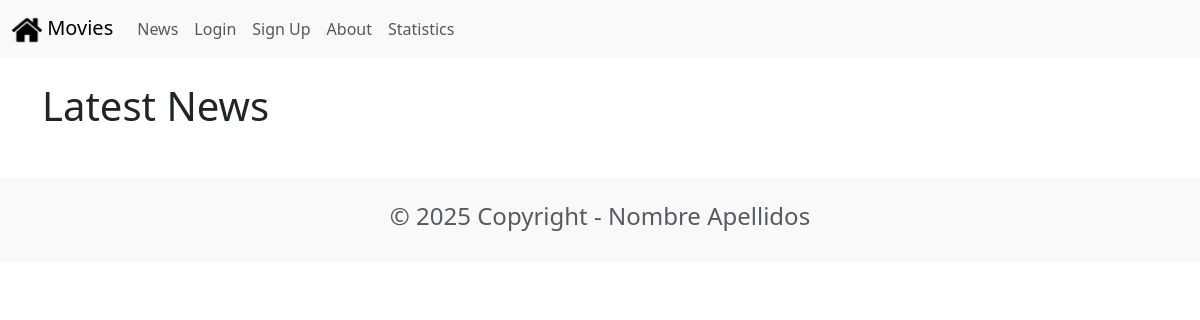
The page /news/ on the database as committed earlier.
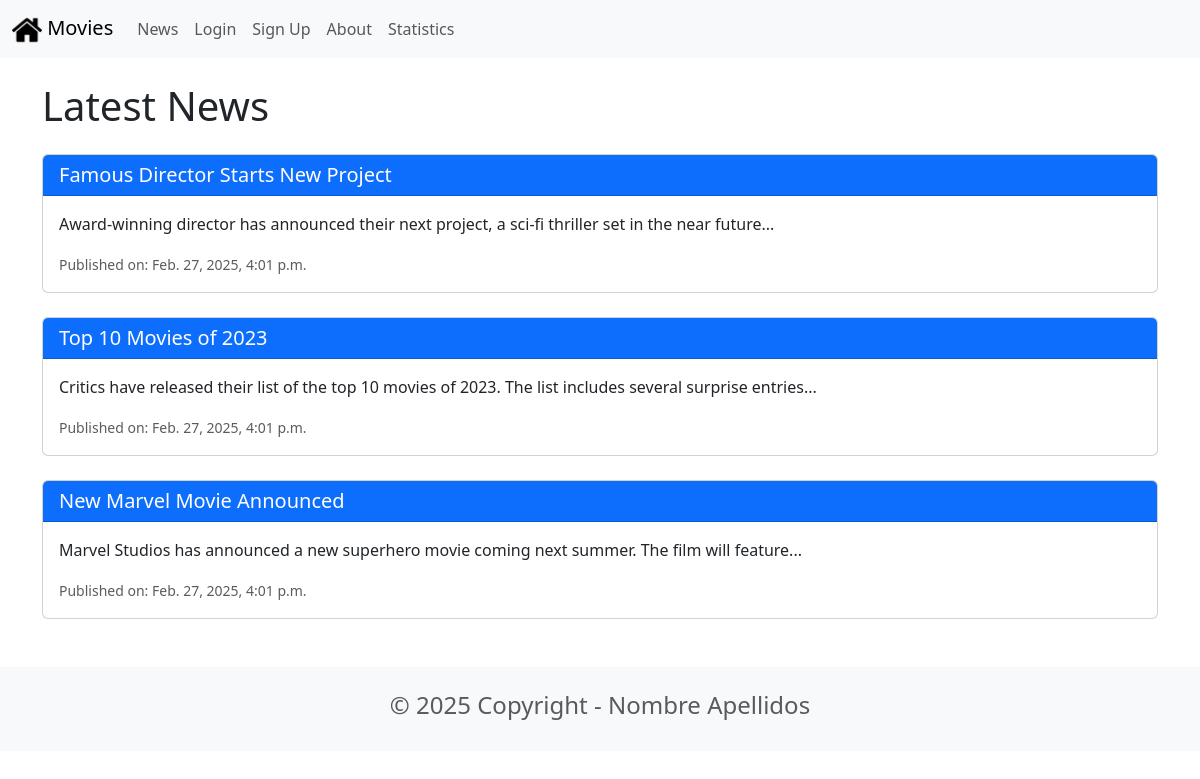
The same page on the database as committed later.
### news/models.py (models this page shows, shortened)
class News(models.Model):
    headline = models.CharField(max_length=200)
    body = models.TextField()
    date = models.DateTimeField()

### news/views.py (the view)
# urls.py: path('news/', include('news.urls')),
def news(request):
    all_news = News.objects.all().order_by('-date')
    return render(request, 'news.html', {'news_list': all_news})

### news/templates/news.html
{% extends 'base.html' %}
{% block content %}
<h1 class="mb-4">Latest News</h1>
<div class="row">
  {% for n in news_list %}
    <div class="col-12 mb-4">
      <div class="card">
        <div class="card-header bg-primary text-white">
          <h5 class="card-title mb-0">{{ n.headline }}</h5>
        </div>
        <div class="card-body">
          <p class="card-text">{{ n.body }}</p>
          <p class="card-text"><small class="text-muted">Published on: {{ n.date }}</small></p>
        </div>
      </div>
    </div>
  {% endfor %}
</div>
{% endblock content %}

### moviereviews/templates/base.html (shortened to what this page needs)
<!DOCTYPE html>
<html lang="en">
<head>
  <link href="https://cdn.jsdelivr.net/npm/bootstrap@5.3.0/dist/css/bootstrap.min.css"
        rel="stylesheet"
>
  {% load static %}
</head>
<body>
<nav class="navbar navbar-expand-lg bg-body-tertiary">
  <div class="container-fluid">
    <a class="navbar-brand" href="{% url 'home' %}">
      <img src="{% static 'images/home.png' %}" alt="Home" width="30">
      Movies
    </a>
    <div class="collapse navbar-collapse" id="navbarSupportedContent">
      <ul class="navbar-nav me-auto mb-2 mb-lg-0">
        <li class="nav-item">
          <a class="nav-link" href="{% url 'news_home' %}">News</a>
        </li>
        <li class="nav-item">
          <a class="nav-link" href="#">Login</a>
        </li>
        <li class="nav-item">
          <a class="nav-link" href="#">Sign Up</a>
        </li>
        <li class="nav-item">
          <a class="nav-link" href="{% url 'about' %}">About</a>
        </li>
        <li class="nav-item">
          <a class="nav-link" href="{% url 'statistics' %}">Statistics</a>
        </li>
      </ul>
    </div>
  </div>
</nav>
<div class="container mt-4">
  {% block content %}
  {% endblock content %}
</div>
<footer class="text-center text-lg-start bg-light text-muted mt-4">
  <div class="container">
    <div class="row">
      <div class="text-center p-4">
        <h4>© 2025 Copyright - Nombre Apellidos</h4>
      </div>
    </div>
  </div>
</footer>
</body>
</html>

Rows that differ between the two databases and show on the page:
added News: headline "Famous Director Starts New Project", body "Award-winning director has announced their next project, a sci-fi thriller set in the near future...", date "Feb. 27, 2025, 4:01 p.m."
added News: headline "Top 10 Movies of 2023", body "Critics have released their list of the top 10 movies of 2023. The list includes several surprise entries...", date "Feb. 27, 2025, 4:01 p.m."
added News: headline "New Marvel Movie Announced", body "Marvel Studios has announced a new superhero movie coming next summer. The film will feature...", date "Feb. 27, 2025, 4:01 p.m."
